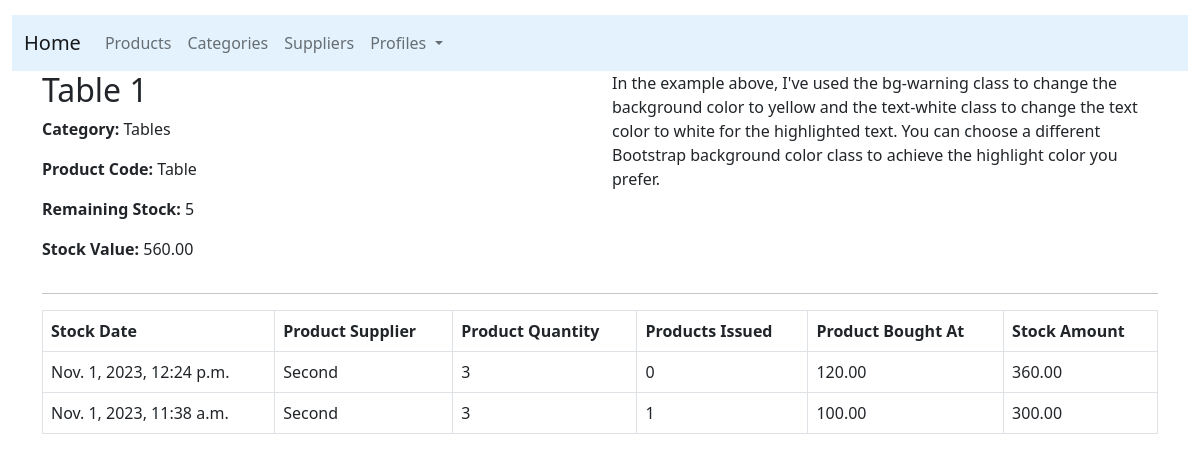
Page /detail/3/ (signed in) on the earlier database version.
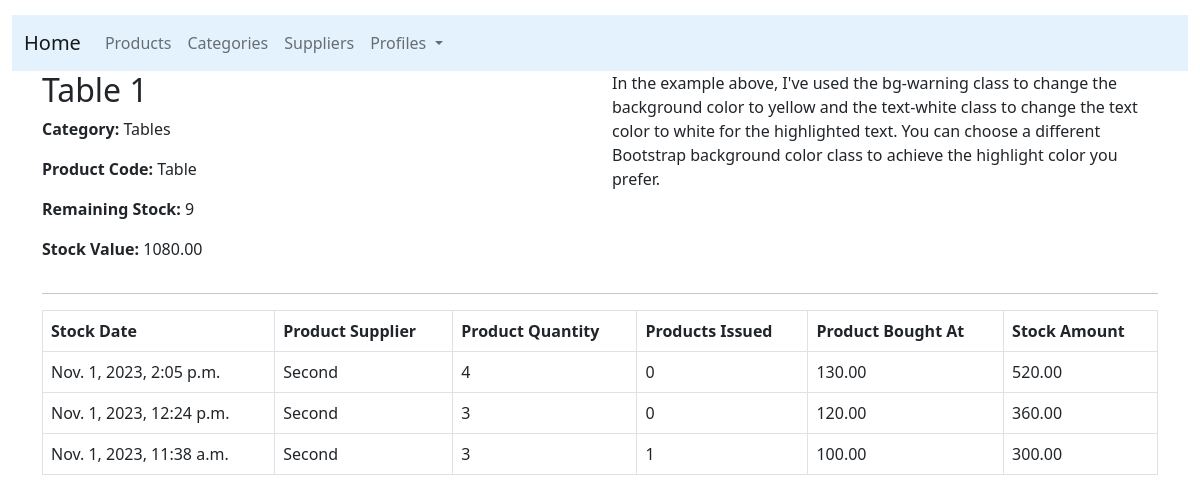
Same page on the later database version.
### products/models.py (models this page shows, shortened)
class Product(models.Model):
    product_category = models.ForeignKey(Category,related_name='products',on_delete=models.CASCADE)
    product_code = models.CharField(max_length=20, db_index=True, unique=True)
    product_name = models.CharField(max_length=100, db_index=True)
    product_slug = models.SlugField(max_length=110, db_index=True)
    product_description = models.TextField(blank=True)
    date_created = models.DateTimeField(auto_now_add=True)
    date_updated = models.DateTimeField(auto_now=True)
    class Meta:
        ordering = ('product_name',)
        index_together = (('id', 'product_slug'),)
    def get_total_stock_quantity(self):
        total_quantity = 0
        product_stocks = self.stock.all()  # Assuming you have related_name='stock' in ProductStock
        for stock in product_stocks:
            total_quantity += stock.product_quantity
        return total_quantity
    def get_remaining_stock(self):
        total_quantity = self.get_total_stock_quantity()
        products_issued_sum = self.stock.aggregate(Sum('products_issued'))['products_issued__sum']
        remaining_stock = total_quantity - products_issued_sum
        return remaining_stock
    def calculate_total_stock_value(self):
        total_stock_value = 0
        for product_stock in self.stock.all():
            remaining_stock = product_stock.product_quantity - product_stock.products_issued
            stock_value = remaining_stock * product_stock.product_bought_at
            total_stock_value += stock_value
        return total_stock_value

class Category(models.Model):
    category_name = models.CharField(max_length=100,db_index=True)
    category_slug = models.SlugField(max_length=110,db_index=True,unique=True)
    category_description = models.TextField()
    date_created = models.DateTimeField(auto_now_add=True)
    date_updated = models.DateTimeField(auto_now=True)
    class Meta:
        ordering = ('category_name',)
        verbose_name = 'Category'
        verbose_name_plural = 'Categories'
    def __str__(self):
        return self.category_name

### inventory/models.py (models this page shows, shortened)
class ProductStock(models.Model):
    product_supplier = models.ForeignKey(ProductSupplier,related_name='supplier',on_delete=models.CASCADE)
    product = models.ForeignKey(Product,related_name='stock',on_delete=models.CASCADE)
    product_quantity = models.IntegerField()
    products_issued = models.IntegerField(default=0)
    product_bought_at = models.DecimalField(max_digits=10, decimal_places=2)
    stock_finished = models.BooleanField(default=False)
    date_created = models.DateTimeField(auto_now_add=True)
    date_updated = models.DateTimeField(auto_now=True)
    class Meta:
        ordering = ('-date_created',)
        verbose_name = 'Product Stock'
        verbose_name_plural = 'Product Stocks'
    def product_stock_amount(self):
        return self.product_bought_at * self.product_quantity

class ProductSupplier(models.Model):
    supplier_name = models.CharField(max_length=150,unique=True)
    supplier_description = models.TextField()
    date_created = models.DateTimeField(auto_now_add=True)
    date_updated = models.DateTimeField(auto_now=True)
    class Meta:
        ordering = ('date_created',)
        verbose_name = 'Supplier'
        verbose_name_plural = 'Suppliers'
    def __str__(self):
        return self.supplier_name

### products/views.py (the view)
# urls.py: path('detail/<int:product_id>/',views.product_detail,name='product_detail'),
@login_required(login_url='/')
def product_detail(request,product_id):
    product = get_object_or_404(Product, pk=product_id)
    stocks = ProductStock.objects.filter(product=product,stock_finished=False)
    return render(request, 'products/product_detail.html', {'product': product,'stocks':stocks})

### products/templates/products/product_detail.html (shortened to what this page needs)
{% extends "products/base.html" %}
{% block content %}
<div class="container">
    <div class="row">
        <div class="col-md-6">
            <h2>{{ product.product_name }}</h2>
            <p>
                <strong>Category:</strong> {{ product.product_category }}
            </p>
            <p>
                <strong>Product Code:</strong> {{ product.product_code }}
            </p>
            <p>
                <strong>Remaining Stock:</strong> {{ product.get_remaining_stock }}
            </p>
            <p>
                <strong>Stock Value:</strong> {{ product.calculate_total_stock_value }}
            </p>
        </div>
        <div class="col-md-6">
            <p>{{ product.product_description }}</p>
        </div>
    </div>
    <hr>
    <div>
        <table class="table table-bordered">
            <thead>
                <tr>
                    <th>Stock Date</th>
                    <th>Product Supplier</th>
                    <th>Product Quantity</th>
                    <th>Products Issued</th>
                    <th>Product Bought At</th>
                    <th>Stock Amount</th>
                </tr>
            </thead>
            <tbody>
                {% for stock in stocks %}
                <tr>
                    <td>{{ stock.date_created }}</td>
                    <td>{{ stock.product_supplier }}</td>
                    <td>{{ stock.product_quantity }}</td>
                    <td>{{ stock.products_issued }}</td>
                    <td>{{ stock.product_bought_at }}</td>
                    <td>{{ stock.product_stock_amount }}</td>
                </tr>
                {% endfor %}
            </tbody>
        </table>
{% endblock %}

### products/templates/products/base.html (shortened to what this page needs)
<!DOCTYPE html>
<html lang="en">
<head>
    <link href="https://cdn.jsdelivr.net/npm/bootstrap@5.2.3/dist/css/bootstrap.min.css" rel="stylesheet">
</head>
<body class="container-fluid">
    <div style="padding-top: 15px;">
    <nav class="navbar navbar-expand-lg navbar-light" style="background-color: #e3f2fd;">
        <div class="container-fluid">
        <a class="navbar-brand" href="{% url 'products:index'%}">Home</a>
        <div class="collapse navbar-collapse" id="navbarNavDropdown">
            <ul class="navbar-nav">
                <li class="nav-item"><a class="nav-link" href="{% url 'products:list_products'%}">Products</a></li>
                <li class="nav-item"><a class="nav-link" href="{% url 'products:list_categories'%}">Categories</a></li>
                <li class="nav-item"><a class="nav-link" href="{% url 'inventory:list_suppliers'%}">Suppliers</a></li>
                <li class="nav-item dropdown">
                    <a class="nav-link dropdown-toggle" href="#" id="navbarDropdownMenuLink" role="button" data-bs-toggle="dropdown" aria-expanded="false">
                    Profiles
                    </a>
                </li>
            </ul>
        </div>
        </div>
    </nav>
    </div>
    <div id="content";class="container-fluid">
        {% block content %}
        {% endblock %}
    </div>
</body>
</html>

Differences in the rows shown:
computed for Product "Table 1": get_remaining_stock "5" → "9"; calculate_total_stock_value "560.00" → "1080.00"
added ProductStock: date_created "Nov. 1, 2023, 2:05 p.m.", product_supplier "Second", product_quantity "4", products_issued "0", product_bought_at "130.00", product_stock_amount "520.00"
